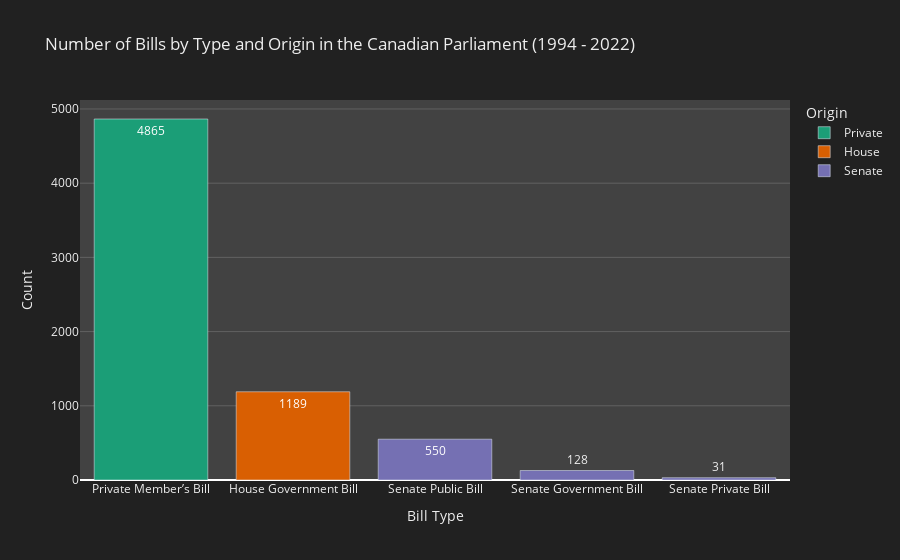

Notebook code cell kept with this figure:
### Code cell
fig = px.bar(
    plot_2, 
    x = "Bill Type",
    y = "Count",
    text = "Count",
    color = "Origin",
    color_discrete_sequence = px.colors.qualitative.Dark2,
    title = "Number of Bills by Type and Origin in the Canadian Parliament (1994 - 2022)"
)

fig.update_layout(
    paper_bgcolor="#212121",
    plot_bgcolor = "#424242",
    font_color = "#EEEEEE"
)

fig.update_yaxes(gridcolor='#616161')

fig.show()

fig.write_html("../charts/plot-2.html")

### Figure 1 — Plotly figure (JSON) as saved in the notebook; plotly's stock layout.template omitted (floating-point values rounded to 4 significant figures)
{"data": [{"alignmentgroup": "True", "hovertemplate": "Origin=Private<br>Bill Type=%{x}<br>Count=%{text}<extra></extra>", "legendgroup": "Private", "marker": {"color": "rgb(27,158,119)", "pattern": {"shape": ""}}, "name": "Private", "offsetgroup": "Private", "orientation": "v", "showlegend": true, "text": [4865], "textposition": "auto", "type": "bar", "x": ["Private Member’s Bill"], "xaxis": "x", "y": [4865], "yaxis": "y"}, {"alignmentgroup": "True", "hovertemplate": "Origin=House<br>Bill Type=%{x}<br>Count=%{text}<extra></extra>", "legendgroup": "House", "marker": {"color": "rgb(217,95,2)", "pattern": {"shape": ""}}, "name": "House", "offsetgroup": "House", "orientation": "v", "showlegend": true, "text": [1189], "textposition": "auto", "type": "bar", "x": ["House Government Bill"], "xaxis": "x", "y": [1189], "yaxis": "y"}, {"alignmentgroup": "True", "hovertemplate": "Origin=Senate<br>Bill Type=%{x}<br>Count=%{text}<extra></extra>", "legendgroup": "Senate", "marker": {"color": "rgb(117,112,179)", "pattern": {"shape": ""}}, "name": "Senate", "offsetgroup": "Senate", "orientation": "v", "showlegend": true, "text": [550, 128, 31], "textposition": "auto", "type": "bar", "x": ["Senate Public Bill", "Senate Government Bill", "Senate Private Bill"], "xaxis": "x", "y": [550, 128, 31], "yaxis": "y"}], "layout": {"autosize": true, "barmode": "relative", "font": {"color": "#EEEEEE"}, "legend": {"title": {"text": "Origin"}, "tracegroupgap": 0}, "paper_bgcolor": "#212121", "plot_bgcolor": "#424242", "title": {"text": "Number of Bills by Type and Origin in the Canadian Parliament (1994 - 2022)"}, "xaxis": {"anchor": "y", "autorange": true, "domain": [0, 1], "range": [-0.5, 4.5], "title": {"text": "Bill Type"}, "type": "category"}, "yaxis": {"anchor": "x", "autorange": true, "domain": [0, 1], "gridcolor": "#616161", "range": [0, 5121.0], "title": {"text": "Count"}, "type": "linear"}}}
